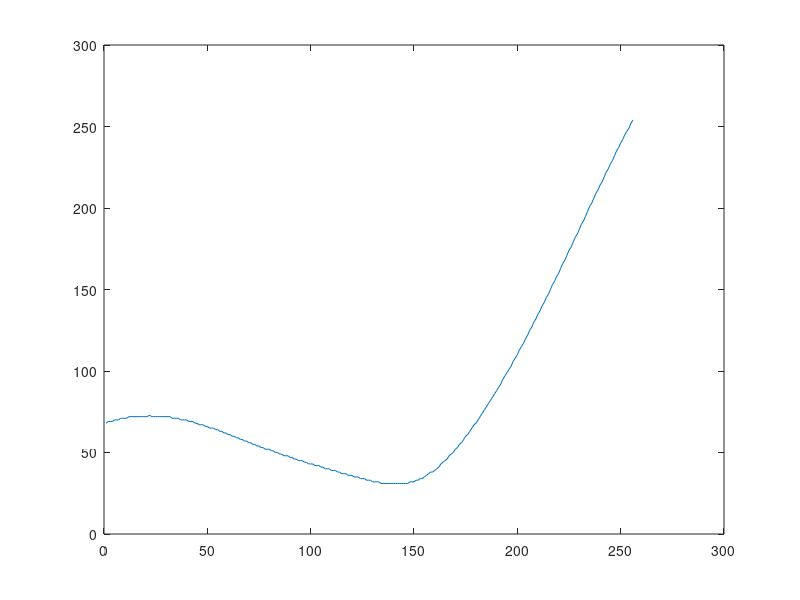
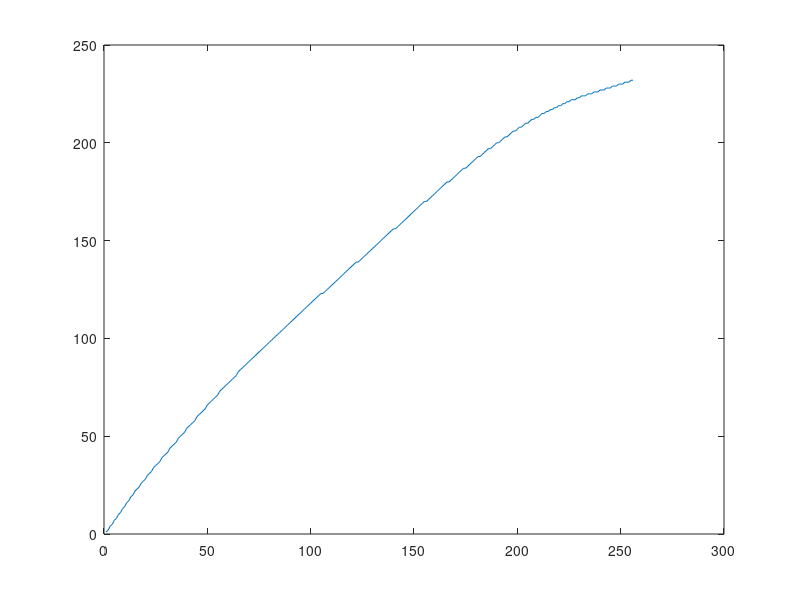
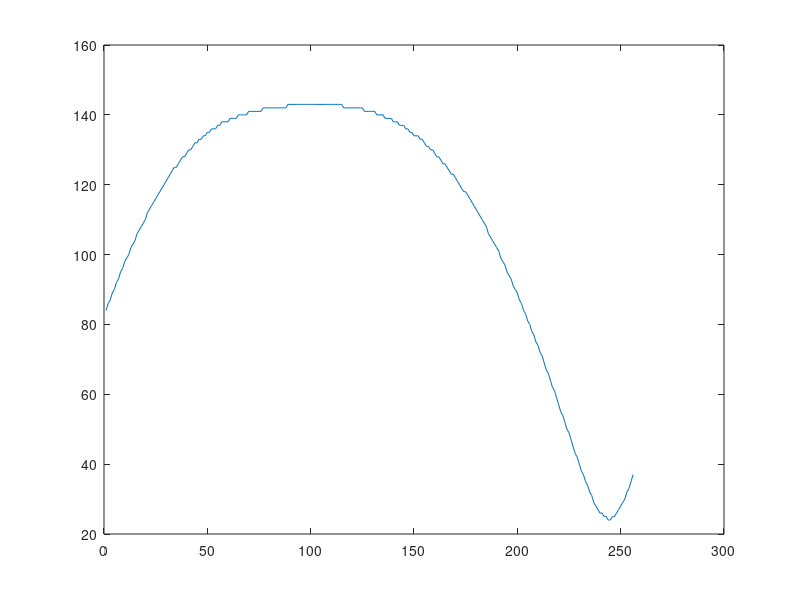

Write MATLAB code to recreate these figures, in order.
viridis = [...
0.26700401  0.00487433  0.32941519
0.26851048  0.00960483  0.33542652
0.26994384  0.01462494  0.34137895
0.27130489  0.01994186  0.34726862
0.27259384  0.02556309  0.35309303
0.27380934  0.03149748  0.35885256
0.27495242  0.03775181  0.36454323
0.27602238  0.04416723  0.37016418
0.2770184   0.05034437  0.37571452
0.27794143  0.05632444  0.38119074
0.27879067  0.06214536  0.38659204
0.2795655   0.06783587  0.39191723
0.28026658  0.07341724  0.39716349
0.28089358  0.07890703  0.40232944
0.28144581  0.0843197   0.40741404
0.28192358  0.08966622  0.41241521
0.28232739  0.09495545  0.41733086
0.28265633  0.10019576  0.42216032
0.28291049  0.10539345  0.42690202
0.28309095  0.11055307  0.43155375
0.28319704  0.11567966  0.43611482
0.28322882  0.12077701  0.44058404
0.28318684  0.12584799  0.44496   
0.283072    0.13089477  0.44924127
0.28288389  0.13592005  0.45342734
0.28262297  0.14092556  0.45751726
0.28229037  0.14591233  0.46150995
0.28188676  0.15088147  0.46540474
0.28141228  0.15583425  0.46920128
0.28086773  0.16077132  0.47289909
0.28025468  0.16569272  0.47649762
0.27957399  0.17059884  0.47999675
0.27882618  0.1754902   0.48339654
0.27801236  0.18036684  0.48669702
0.27713437  0.18522836  0.48989831
0.27619376  0.19007447  0.49300074
0.27519116  0.1949054   0.49600488
0.27412802  0.19972086  0.49891131
0.27300596  0.20452049  0.50172076
0.27182812  0.20930306  0.50443413
0.27059473  0.21406899  0.50705243
0.26930756  0.21881782  0.50957678
0.26796846  0.22354911  0.5120084 
0.26657984  0.2282621   0.5143487 
0.2651445   0.23295593  0.5165993 
0.2636632   0.23763078  0.51876163
0.26213801  0.24228619  0.52083736
0.26057103  0.2469217   0.52282822
0.25896451  0.25153685  0.52473609
0.25732244  0.2561304   0.52656332
0.25564519  0.26070284  0.52831152
0.25393498  0.26525384  0.52998273
0.25219404  0.26978306  0.53157905
0.25042462  0.27429024  0.53310261
0.24862899  0.27877509  0.53455561
0.2468114   0.28323662  0.53594093
0.24497208  0.28767547  0.53726018
0.24311324  0.29209154  0.53851561
0.24123708  0.29648471  0.53970946
0.23934575  0.30085494  0.54084398
0.23744138  0.30520222  0.5419214 
0.23552606  0.30952657  0.54294396
0.23360277  0.31382773  0.54391424
0.2316735   0.3181058   0.54483444
0.22973926  0.32236127  0.54570633
0.22780192  0.32659432  0.546532  
0.2258633   0.33080515  0.54731353
0.22392515  0.334994    0.54805291
0.22198915  0.33916114  0.54875211
0.22005691  0.34330688  0.54941304
0.21812995  0.34743154  0.55003755
0.21620971  0.35153548  0.55062743
0.21429757  0.35561907  0.5511844 
0.21239477  0.35968273  0.55171011
0.2105031   0.36372671  0.55220646
0.20862342  0.36775151  0.55267486
0.20675628  0.37175775  0.55311653
0.20490257  0.37574589  0.55353282
0.20306309  0.37971644  0.55392505
0.20123854  0.38366989  0.55429441
0.1994295   0.38760678  0.55464205
0.1976365   0.39152762  0.55496905
0.19585993  0.39543297  0.55527637
0.19410009  0.39932336  0.55556494
0.19235719  0.40319934  0.55583559
0.19063135  0.40706148  0.55608907
0.18892259  0.41091033  0.55632606
0.18723083  0.41474645  0.55654717
0.18555593  0.4185704   0.55675292
0.18389763  0.42238275  0.55694377
0.18225561  0.42618405  0.5571201 
0.18062949  0.42997486  0.55728221
0.17901879  0.43375572  0.55743035
0.17742298  0.4375272   0.55756466
0.17584148  0.44128981  0.55768526
0.17427363  0.4450441   0.55779216
0.17271876  0.4487906   0.55788532
0.17117615  0.4525298   0.55796464
0.16964573  0.45626209  0.55803034
0.16812641  0.45998802  0.55808199
0.1666171   0.46370813  0.55811913
0.16511703  0.4674229   0.55814141
0.16362543  0.47113278  0.55814842
0.16214155  0.47483821  0.55813967
0.16066467  0.47853961  0.55811466
0.15919413  0.4822374   0.5580728 
0.15772933  0.48593197  0.55801347
0.15626973  0.4896237   0.557936  
0.15481488  0.49331293  0.55783967
0.15336445  0.49700003  0.55772371
0.1519182   0.50068529  0.55758733
0.15047605  0.50436904  0.55742968
0.14903918  0.50805136  0.5572505 
0.14760731  0.51173263  0.55704861
0.14618026  0.51541316  0.55682271
0.14475863  0.51909319  0.55657181
0.14334327  0.52277292  0.55629491
0.14193527  0.52645254  0.55599097
0.14053599  0.53013219  0.55565893
0.13914708  0.53381201  0.55529773
0.13777048  0.53749213  0.55490625
0.1364085   0.54117264  0.55448339
0.13506561  0.54485335  0.55402906
0.13374299  0.54853458  0.55354108
0.13244401  0.55221637  0.55301828
0.13117249  0.55589872  0.55245948
0.1299327   0.55958162  0.55186354
0.12872938  0.56326503  0.55122927
0.12756771  0.56694891  0.55055551
0.12645338  0.57063316  0.5498411 
0.12539383  0.57431754  0.54908564
0.12439474  0.57800205  0.5482874 
0.12346281  0.58168661  0.54744498
0.12260562  0.58537105  0.54655722
0.12183122  0.58905521  0.54562298
0.12114807  0.59273889  0.54464114
0.12056501  0.59642187  0.54361058
0.12009154  0.60010387  0.54253043
0.11973756  0.60378459  0.54139999
0.11951163  0.60746388  0.54021751
0.11942341  0.61114146  0.53898192
0.11948255  0.61481702  0.53769219
0.11969858  0.61849025  0.53634733
0.12008079  0.62216081  0.53494633
0.12063824  0.62582833  0.53348834
0.12137972  0.62949242  0.53197275
0.12231244  0.63315277  0.53039808
0.12344358  0.63680899  0.52876343
0.12477953  0.64046069  0.52706792
0.12632581  0.64410744  0.52531069
0.12808703  0.64774881  0.52349092
0.13006688  0.65138436  0.52160791
0.13226797  0.65501363  0.51966086
0.13469183  0.65863619  0.5176488 
0.13733921  0.66225157  0.51557101
0.14020991  0.66585927  0.5134268 
0.14330291  0.66945881  0.51121549
0.1466164   0.67304968  0.50893644
0.15014782  0.67663139  0.5065889 
0.15389405  0.68020343  0.50417217
0.15785146  0.68376525  0.50168574
0.16201598  0.68731632  0.49912906
0.1663832   0.69085611  0.49650163
0.1709484   0.69438405  0.49380294
0.17570671  0.6978996   0.49103252
0.18065314  0.70140222  0.48818938
0.18578266  0.70489133  0.48527326
0.19109018  0.70836635  0.48228395
0.19657063  0.71182668  0.47922108
0.20221902  0.71527175  0.47608431
0.20803045  0.71870095  0.4728733 
0.21400015  0.72211371  0.46958774
0.22012381  0.72550945  0.46622638
0.2263969   0.72888753  0.46278934
0.23281498  0.73224735  0.45927675
0.2393739   0.73558828  0.45568838
0.24606968  0.73890972  0.45202405
0.25289851  0.74221104  0.44828355
0.25985676  0.74549162  0.44446673
0.26694127  0.74875084  0.44057284
0.27414922  0.75198807  0.4366009 
0.28147681  0.75520266  0.43255207
0.28892102  0.75839399  0.42842626
0.29647899  0.76156142  0.42422341
0.30414796  0.76470433  0.41994346
0.31192534  0.76782207  0.41558638
0.3198086   0.77091403  0.41115215
0.3277958   0.77397953  0.40664011
0.33588539  0.7770179   0.40204917
0.34407411  0.78002855  0.39738103
0.35235985  0.78301086  0.39263579
0.36074053  0.78596419  0.38781353
0.3692142   0.78888793  0.38291438
0.37777892  0.79178146  0.3779385 
0.38643282  0.79464415  0.37288606
0.39517408  0.79747541  0.36775726
0.40400101  0.80027461  0.36255223
0.4129135   0.80304099  0.35726893
0.42190813  0.80577412  0.35191009
0.43098317  0.80847343  0.34647607
0.44013691  0.81113836  0.3409673 
0.44936763  0.81376835  0.33538426
0.45867362  0.81636288  0.32972749
0.46805314  0.81892143  0.32399761
0.47750446  0.82144351  0.31819529
0.4870258   0.82392862  0.31232133
0.49661536  0.82637633  0.30637661
0.5062713   0.82878621  0.30036211
0.51599182  0.83115784  0.29427888
0.52577622  0.83349064  0.2881265 
0.5356211   0.83578452  0.28190832
0.5455244   0.83803918  0.27562602
0.55548397  0.84025437  0.26928147
0.5654976   0.8424299   0.26287683
0.57556297  0.84456561  0.25641457
0.58567772  0.84666139  0.24989748
0.59583934  0.84871722  0.24332878
0.60604528  0.8507331   0.23671214
0.61629283  0.85270912  0.23005179
0.62657923  0.85464543  0.22335258
0.63690157  0.85654226  0.21662012
0.64725685  0.85839991  0.20986086
0.65764197  0.86021878  0.20308229
0.66805369  0.86199932  0.19629307
0.67848868  0.86374211  0.18950326
0.68894351  0.86544779  0.18272455
0.69941463  0.86711711  0.17597055
0.70989842  0.86875092  0.16925712
0.72039115  0.87035015  0.16260273
0.73088902  0.87191584  0.15602894
0.74138803  0.87344918  0.14956101
0.75188414  0.87495143  0.14322828
0.76237342  0.87642392  0.13706449
0.77285183  0.87786808  0.13110864
0.78331535  0.87928545  0.12540538
0.79375994  0.88067763  0.12000532
0.80418159  0.88204632  0.11496505
0.81457634  0.88339329  0.11034678
0.82494028  0.88472036  0.10621724
0.83526959  0.88602943  0.1026459 
0.84556056  0.88732243  0.09970219
0.8558096   0.88860134  0.09745186
0.86601325  0.88986815  0.09595277
0.87616824  0.89112487  0.09525046
0.88627146  0.89237353  0.09537439
0.89632002  0.89361614  0.09633538
0.90631121  0.89485467  0.09812496
0.91624212  0.89609127  0.1007168 
0.92610579  0.89732977  0.10407067
0.93590444  0.8985704   0.10813094
0.94563626  0.899815    0.11283773
0.95529972  0.90106534  0.11812832
0.96489353  0.90232311  0.12394051
0.97441665  0.90358991  0.13021494
0.98386829  0.90486726  0.13689671
0.99324789  0.90615657  0.1439362]; 
r = round(viridis(:,1) * 256)'
csvwrite('r.txt',r);
g = round(viridis(:,2) * 256)'
csvwrite('g.txt',g);
b = round(viridis(:,3) * 256)'
csvwrite('b.txt',b);
figure
plot(r);
figure
plot(g);
figure
plot(b);